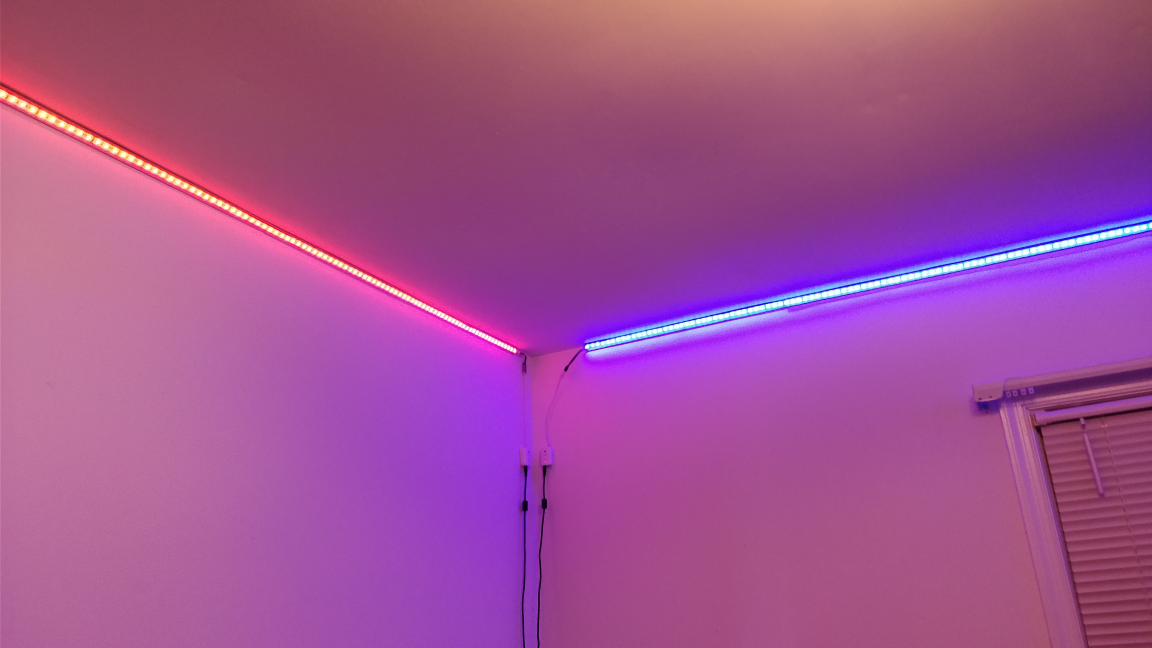
#> input picture computer_vision/Final Light Test.jpg, 4608 x 2592 px (shown at 1/4 size)
$ python 'OpenCV LED Recognition Without SIFT.py'
#> lines starting #> are read from the running program, lines starting #| are printed output that depends on the picture; after the words box and inside, x2 and y2 are one past the last pixel; in counts of white or black regions, pixels touching at a corner belong together; long printed decimals are rounded
import cv2
import numpy as mp
import matplotlib.pyplot as plt

MIN_MATCH_COUNT = 20
MAX_H_VALUE_FOR_RED = 17
MIN_H_VALUE_FOR_BLUE = 97

imgCL_Original = cv2.imread('Final Light Test.jpg',cv2.IMREAD_COLOR) #RED LED is on the LEFT
#> imgCL_Original is the input picture: shape (2592, 4608, 3); mean B, G, R 146.6, 80.5, 163.3
imgGS_Original = cv2.imread('Final Light Test.jpg',cv2.IMREAD_GRAYSCALE) #RED LED is on the LEFT
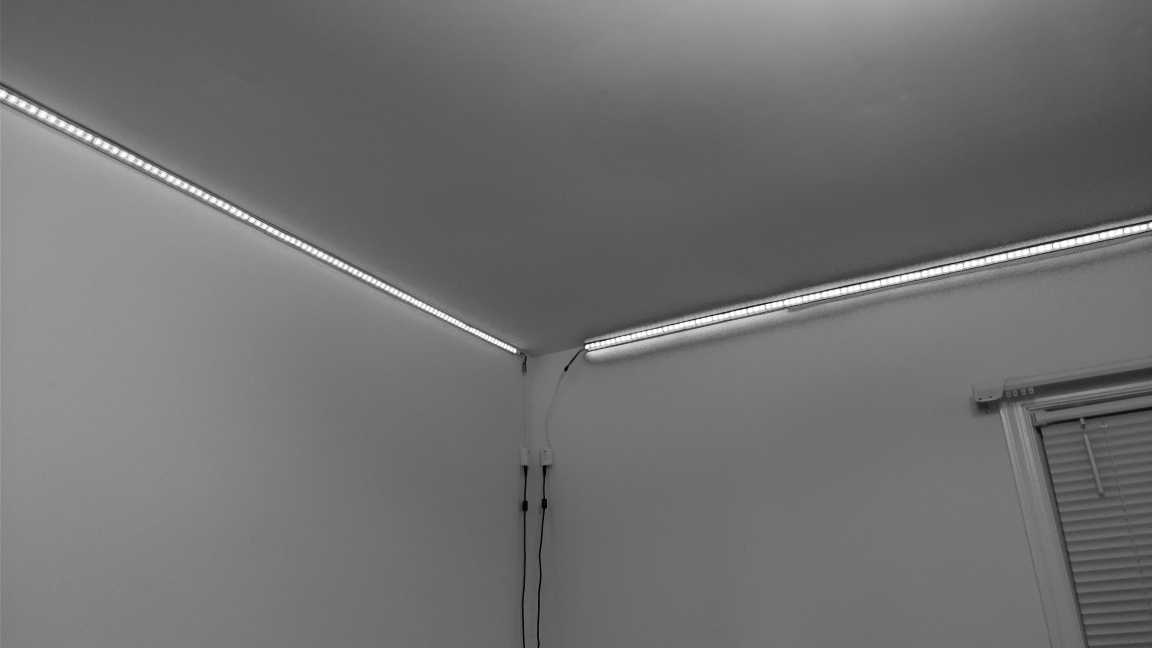
#> imgGS_Original: shape (2592, 4608) (shown at 1/4 size); min 0, max 255, mean 112.8

# [8 lines of commented-out code are left out]

LED_CL_Training_Original =  cv2.imread('IMG_20180107_122328.jpg',cv2.IMREAD_COLOR)
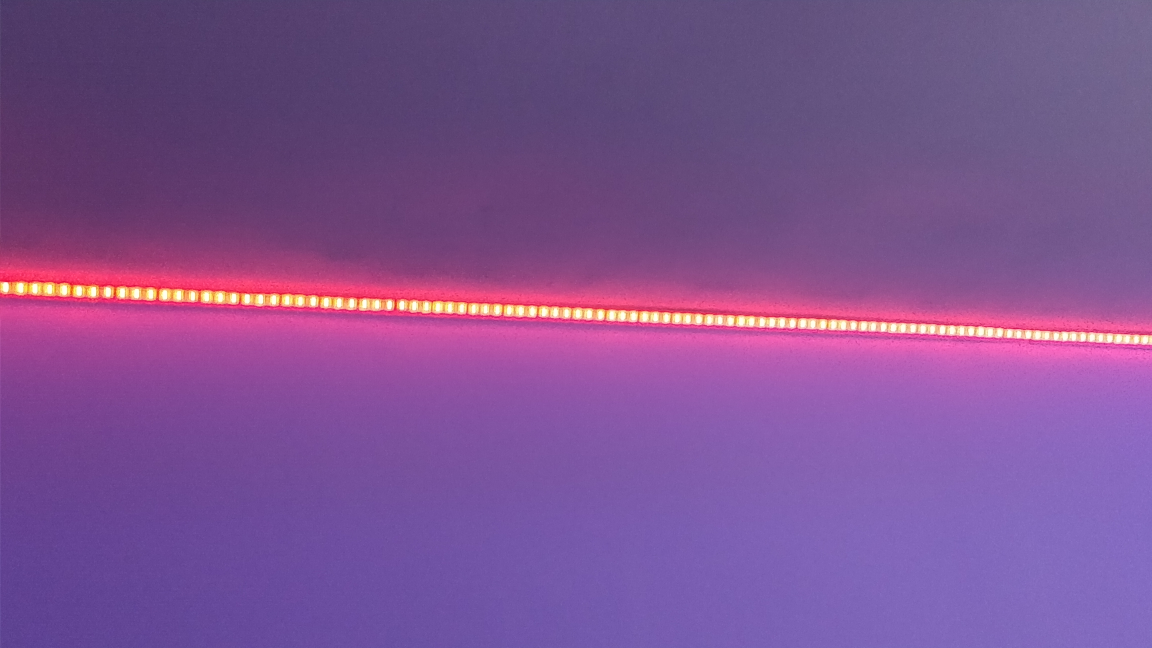
#> input picture computer_vision/IMG_20180107_122328.jpg, 4608 x 2592 px (shown at 1/4 size)
#> LED_CL_Training_Original is the input picture: shape (2592, 4608, 3); mean B, G, R 146.7, 82.4, 127.1
LED_GS_Training_Original =  cv2.imread('IMG_20180107_122328.jpg',cv2.IMREAD_GRAYSCALE)
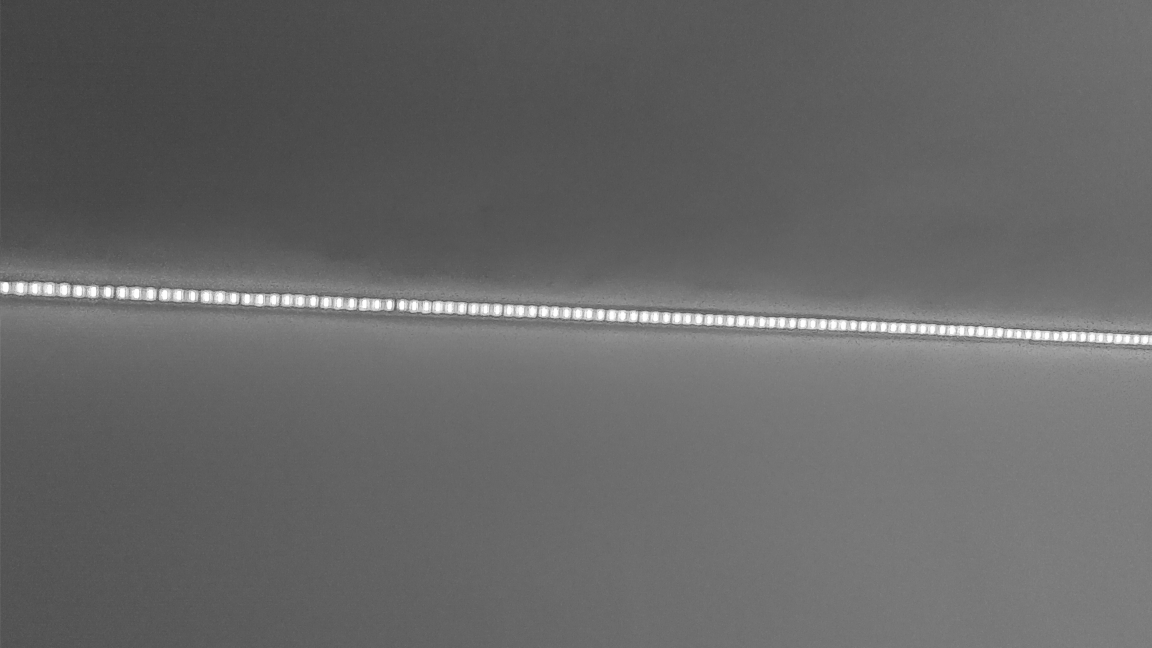
#> LED_GS_Training_Original: shape (2592, 4608) (shown at 1/4 size); min 57, max 255, mean 103.1

imgCL = cv2.resize(imgCL_Original, (1600,900))
imgGS = cv2.resize(imgGS_Original, (1600,900))
LED_CL_Training = cv2.resize(LED_CL_Training_Original, (1600,900))
LED_GS_Training = cv2.resize(LED_GS_Training_Original, (1600,900))

retvalGS, thresholdGS = cv2.threshold(imgGS, 190, 255, cv2.THRESH_BINARY)
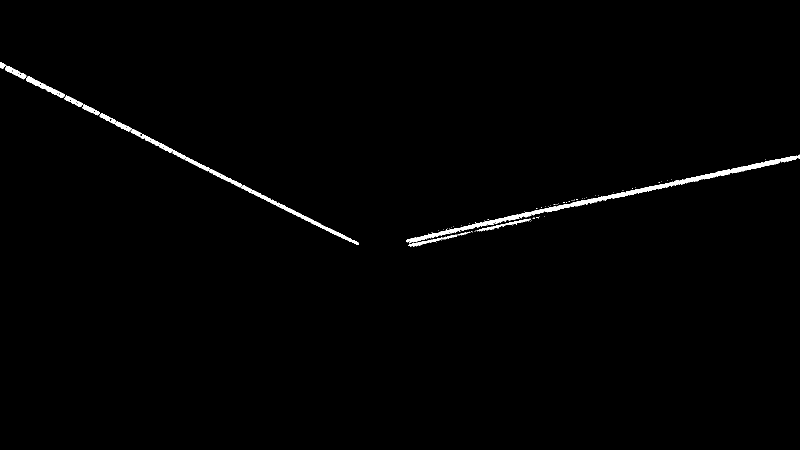
#> thresholdGS: shape (900, 1600) (shown at 1/2 size); 0.88% white; 90 white regions (76 under 20 px), largest, box (x1, y1, x2, y2) and area: (1089, 318, 1560, 425) 3820, (812, 418, 1088, 487) 1926, (483, 371, 717, 490) 1625
retval, thresholdCL = cv2.threshold(imgCL, 190, 255, cv2.THRESH_BINARY)
retvalGST, thresholdGST = cv2.threshold(LED_GS_Training, 220, 255, cv2.THRESH_BINARY)
#> thresholdGST: shape (900, 1600); 0.66% white; 163 white regions (59 under 20 px), largest, box (x1, y1, x2, y2) and area: (299, 406, 312, 420) 121, (23, 393, 33, 407) 118, (62, 394, 73, 408) 116
retvalCLT, thresholdCLT = cv2.threshold(LED_CL_Training, 220, 255, cv2.THRESH_BINARY)
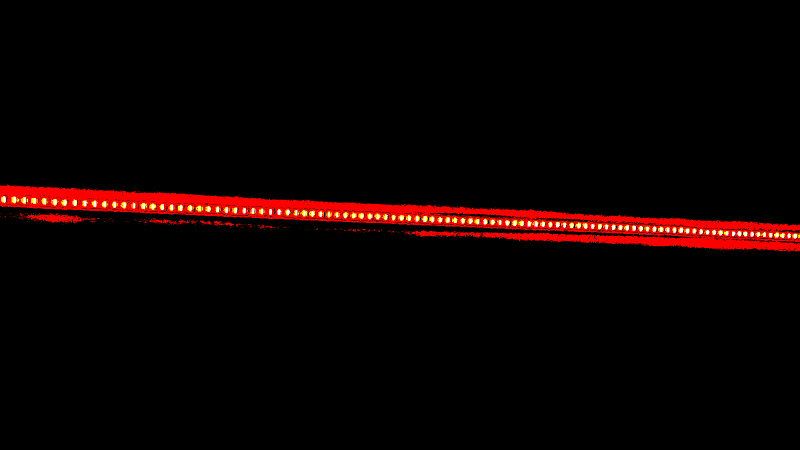
#> thresholdCLT: shape (900, 1600, 3) (shown at 1/2 size); mean B, G, R 0.8, 1.6, 12.3


maskedTest = cv2.bitwise_and(imgCL,imgCL,mask = thresholdGS)
masked_LED_Training = cv2.bitwise_and(LED_CL_Training,LED_CL_Training,mask = thresholdGST)


orb = cv2.ORB_create()
kp1, des1 = orb.detectAndCompute(masked_LED_Training, None)
#> kp1 = 500 keypoints; strongest (x, y, size): (558, 428, 31), (541, 419, 31), (453, 415, 31), (506, 426, 31)
kp2, des2 = orb.detectAndCompute(maskedTest, None)
#> kp2 = 500 keypoints; strongest (x, y, size): (647, 454, 31), (281, 267, 31), (420, 342, 37.2), (346, 305, 31)

bf = cv2.BFMatcher()
#bf = cv2.BFMatcher(cv2.NORM_HAMMING, crossCheck = True)

matches = bf.knnMatch(des1,des2, k = 2)
#> matches = 500 matches
#matches = bf.match(des1,des2)
#matches = sorted(matches, key = lambda m:m.distance)


print ('Total Matches ', len(matches))
#| Total Matches  500

tp = []
qp = []

goodMatchs = []
for m,n in matches:
	if m.distance < 0.7*n.distance:
		goodMatchs.append([m])

		tp.append(kp1[m.trainIdx].pt)
		qp.append(kp2[m.queryIdx].pt)
#> after the loop, goodMatchs = 33 matches; qp = 33 pairs, first value 84.6 to 1343.7, second value 171.7 to 490.2; tp = 33 pairs, first value 87.09 to 1426.6, second value 398.1 to 466.6

print ('Good Matches ', len(goodMatchs))
#| Good Matches  33
#print(qp)


#Matched_Images = cv2.drawMatches(masked_LED_Training,kp1,maskedTest,kp2, matches[:100], goodMatchs, flags = 2)
Matched_Images = cv2.drawMatchesKnn(masked_LED_Training, kp1, maskedTest, kp2, goodMatchs, None, flags = 2)
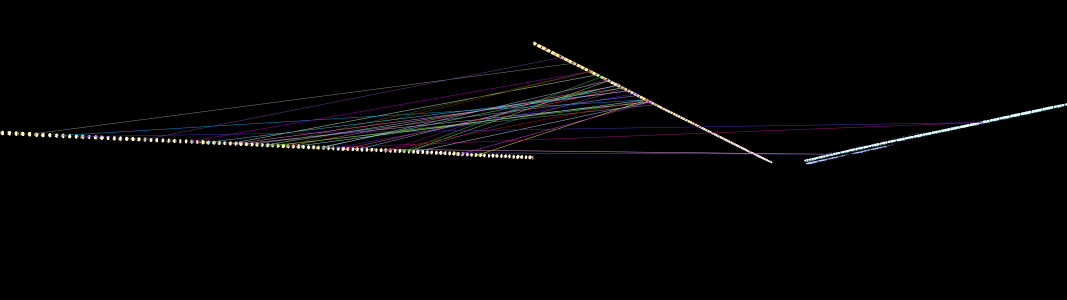
#> Matched_Images: shape (900, 3200, 3) (shown at 1/3 size); mean B, G, R 4.1, 3.7, 3.9
imgHSV = cv2.cvtColor(imgCL,cv2.COLOR_BGR2HSV)
#> imgHSV: shape (900, 1600, 3); mean H, S, V 152.3, 137.6, 173.7
if len(goodMatchs) > MIN_MATCH_COUNT:
	print ("LED Strip Present")
	points = []
	point_color = []
	RED_POINTS = []
	RED_X_Values = []
	BLUE_POINTS = []
	BLUE_X_Values = []
	for point in qp:
		x = round(point[0]),round(point[1])
		#points.append(x)
		cv2.circle(maskedTest,x,3,(0,0,255),-1)
		HSV_color = (imgHSV[x[1], x[0]])
		point_color.append([HSV_color])
		#print(x)
		#print(HSV_color)
		if HSV_color[0] < MAX_H_VALUE_FOR_RED:
			RED_POINTS.append(x)
			RED_X_Values.append(x[0])
			cv2.putText(maskedTest,"RED Match", x , cv2.FONT_HERSHEY_SIMPLEX, 0.5, (0,0,255),2,cv2.LINE_AA)
		elif HSV_color[0] > MIN_H_VALUE_FOR_BLUE:
			BLUE_POINTS.append(x)
			BLUE_X_Values.append(x[0])
			cv2.putText(maskedTest,"BLUE Match", x , cv2.FONT_HERSHEY_SIMPLEX, 0.5, (255,0,0),2,cv2.LINE_AA)
#> this loop made 33 passes
#> (point, x, HSV_color) on passes 1 to 12: ((413, 338.7), (413, 339), [30, 26, 255]), ((85.02, 172.1), (85, 172), [27, 10, 255]), ((259.2, 263.3), (259, 263), [7, 151, 237]), ((340.1, 298.6), (340, 299), [29, 25, 255]), ((277.9, 265.4), (278, 265), [30, 71, 254]), ((311, 288.2), (311, 288), [22, 95, 236]), ((1343.7, 367), (1344, 367), [90, 8, 255]), ((84.6, 171.7), (85, 172), [27, 10, 255]), ((109.5, 181.6), (109, 182), [28, 63, 255]), ((156.8, 209), (157, 209), [30, 23, 255]), ((821.1, 490.2), (821, 490), [115, 62, 255]), ((266.3, 263.8), (266, 264), [30, 15, 255])
#> (x, HSV_color) on pass 27: ((172, 215), [17, 7, 255])
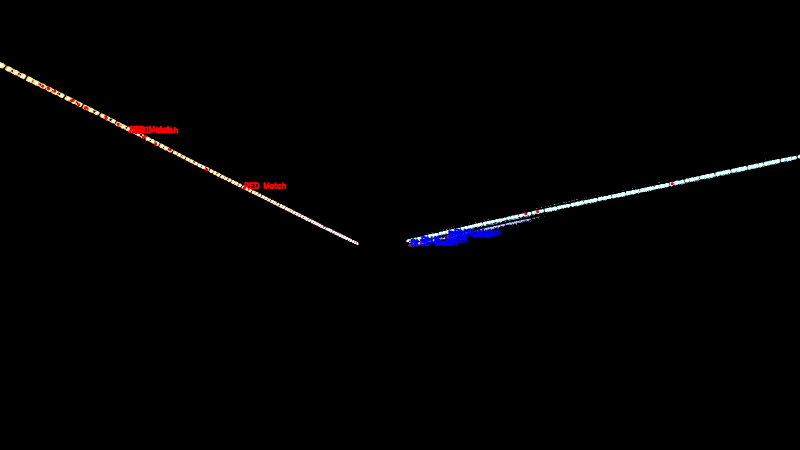
#> maskedTest: shape (900, 1600, 3) (shown at 1/2 size); mean B, G, R 2.2, 1.8, 2.2
#> after the loop, BLUE_POINTS = [(821, 490), (821, 490), (842, 484), (908, 469), (896, 473)]; BLUE_X_Values = [821, 821, 842, 908, 896]; RED_POINTS = [(259, 263), (488, 376), (272, 265)]; RED_X_Values = [259, 488, 272]; point_color = 33 items, first 6: [[30, 26, 255]], [[27, 10, 255]], [[7, 151, 237]], [[29, 25, 255]], [[30, 71, 254]], [[22, 95, 236]]
		#else:
			#print('Extraneous Point')

	print('Blue Matches', BLUE_POINTS)
#| Blue Matches [(821, 490), (821, 490), (842, 484), (908, 469), (896, 473)]
	print('Red Matches', RED_POINTS)
#| Red Matches [(259, 263), (488, 376), (272, 265)]

	MEAN_RED_X_VALUES = sum(RED_X_Values)/len(RED_X_Values)
#> MEAN_RED_X_VALUES = 339.7
	MEAN_BLUE_X_VALUES = sum(BLUE_X_Values)/len(BLUE_X_Values)
#> MEAN_BLUE_X_VALUES = 857.6
	print('Mean Red x values: ', MEAN_RED_X_VALUES)
#| Mean Red x values:  339.667
	print('Mean Blue x values: ', MEAN_BLUE_X_VALUES)
#| Mean Blue x values:  857.6
	if MEAN_RED_X_VALUES < MEAN_BLUE_X_VALUES:
		print('The Red LED Strip Is On the Left')
		print('The Blue LED Strip Is On the Right')
	else:
		print('The Blue LED Strip Is On the Left')
		print('The Red LED Strip Is On the Right')

	#print(point_color)
	Matched_HSV_H_Values = []
	for HSV_Value in point_color:
		blah = HSV_Value[0]
		H = blah[0]
		Matched_HSV_H_Values.append(H)
#> this loop made 33 passes
#> (blah, H) on passes 1 to 12: ([30, 26, 255], 30), ([27, 10, 255], 27), ([7, 151, 237], 7), ([29, 25, 255], 29), ([30, 71, 254], 30), ([22, 95, 236], 22), ([90, 8, 255], 90), ([27, 10, 255], 27), ([28, 63, 255], 28), ([30, 23, 255], 30), ([115, 62, 255], 115), ([30, 15, 255], 30)
#> after the loop, Matched_HSV_H_Values = 33 values, max 133 at index 24, min 7 at index 2, mean 44.18
		#print(H)

	Matched_HSV_H_Values = sorted(Matched_HSV_H_Values)
#> Matched_HSV_H_Values = 33 values from 7 to 133
	#print(Match_HSV_H_Values)

else:
	print ("LED Strip Not Present")


#cv2.imshow('COLOR', thresholdCL)
#cv2.imshow('GrayScale', thresholdGS)
cv2.imshow('MaskedImg_CL',maskedTest)
#cv2.imshow('masked_LED_Training',masked_LED_Training)
#cv2.imshow('Matched_Images',Matched_Images)
